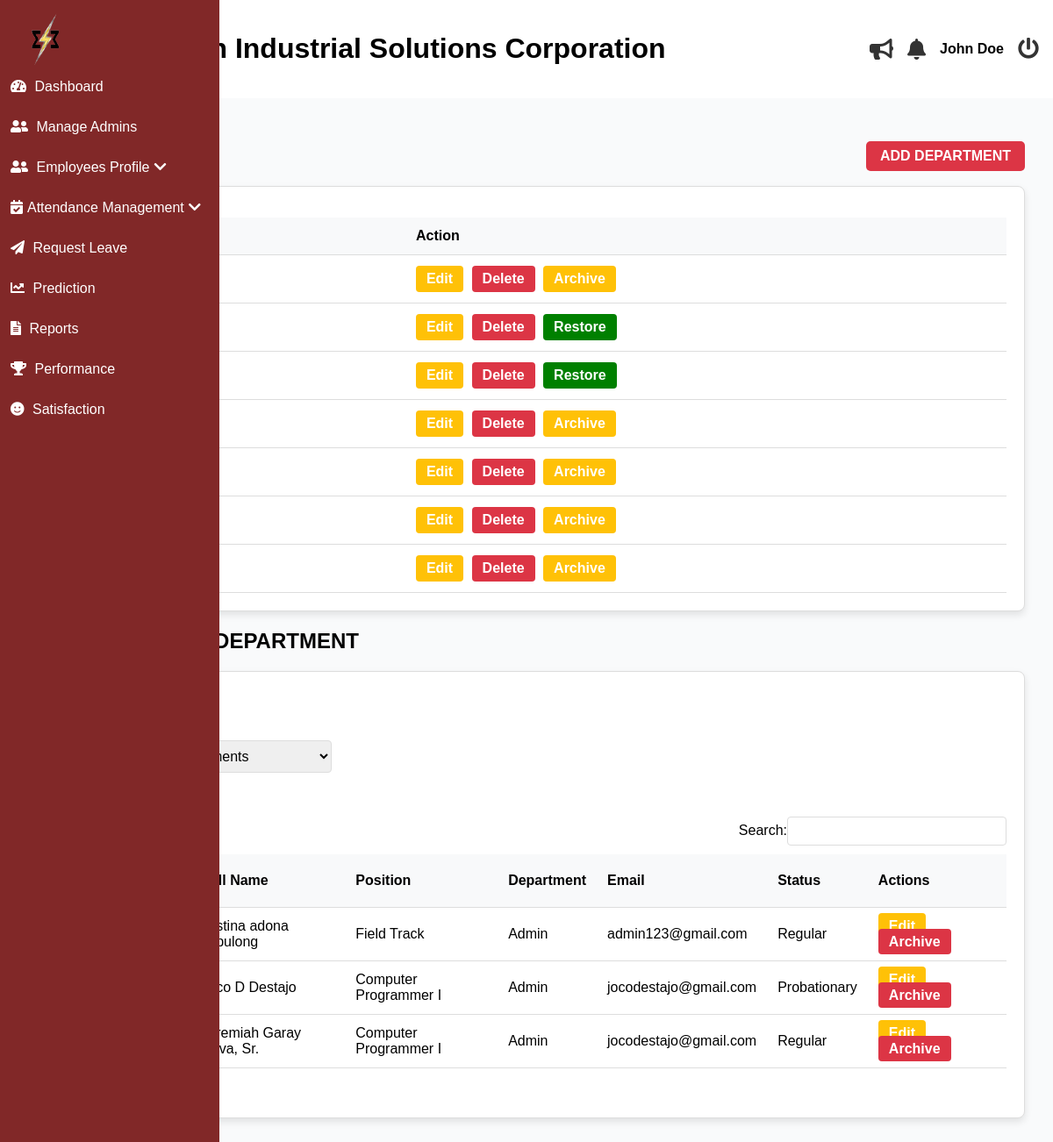
The app's page /superadmin/department.php (signed in), older data.
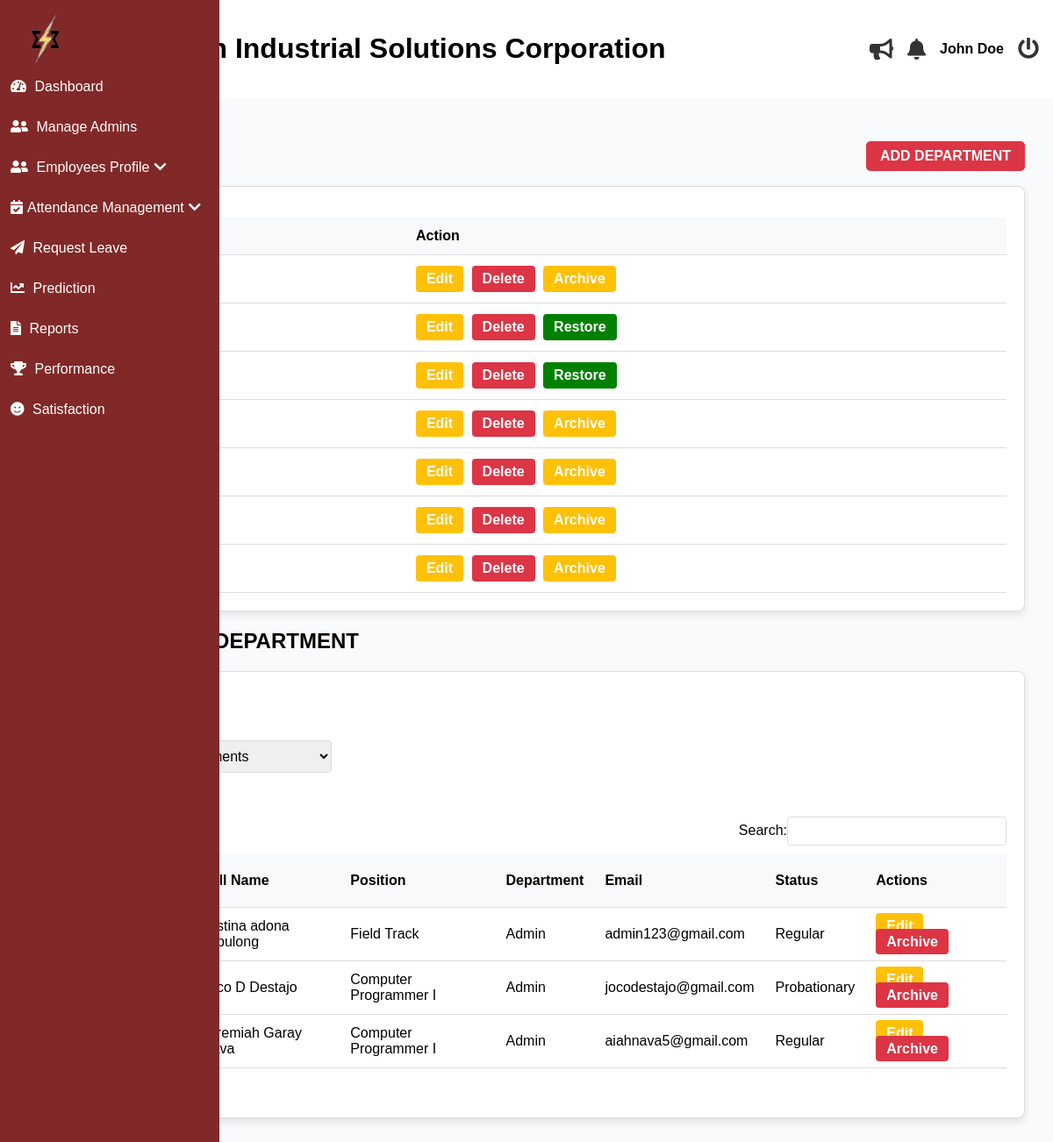
The same page, newer data.
### tables this page shows
CREATE TABLE `departments` (
  `id` int(11) NOT NULL,
  `dept_name` varchar(50) NOT NULL,
  `colors` varchar(32) NOT NULL,
  `is_archived` tinyint(1) NOT NULL
);

CREATE TABLE `employees` (
  `id` int(11) NOT NULL,
  `last_name` varchar(255) NOT NULL,
  `first_name` varchar(255) NOT NULL,
  `middle_name` varchar(255) NOT NULL,
  `suffix` varchar(255) NOT NULL,
  `gender` varchar(32) NOT NULL,
  `email` varchar(100) NOT NULL,
  `position` varchar(255) NOT NULL,
  `hire_date` date NOT NULL,
  `department` varchar(255) NOT NULL,
  `employment_status` varchar(255) NOT NULL,
  `employee_id` int(20) NOT NULL,
  `user_type` int(11) NOT NULL DEFAULT 2 COMMENT '1=admin, 2=staff, 3=super admin',
  `password` varchar(255) NOT NULL,
  `e_status` int(11) NOT NULL DEFAULT 1,
  `date_of_birth` date DEFAULT NULL,
  `age` varchar(32) NOT NULL,
  `contact_number` varchar(20) DEFAULT NULL,
  `perma_address` text DEFAULT NULL,
  `civil_status` varchar(10) DEFAULT NULL,
  `sss_number` varchar(15) DEFAULT NULL,
  `philhealth_number` varchar(15) DEFAULT NULL,
  `pagibig_number` varchar(15) DEFAULT NULL,
  `tin_number` varchar(15) DEFAULT NULL,
  `emergency_contact_name` varchar(50) DEFAULT NULL,
  `emergency_contact_number` varchar(15) DEFAULT NULL,
  `educational_background` enum('High School Graduate','Vocational Graduate','College Undergraduate','College Graduate','Postgraduate') DEFAULT NULL,
  `skills` text DEFAULT NULL,
  `username` varchar(255) NOT NULL,
  `sick_leave` int(11) NOT NULL DEFAULT 0,
  `vacation_leave` int(11) NOT NULL DEFAULT 0,
  `maternity_leave` int(11) NOT NULL DEFAULT 0,
  `paternity_leave` int(11) NOT NULL DEFAULT 0,
  `medical` mediumblob DEFAULT NULL,
  `tor` mediumblob DEFAULT NULL,
  `nbi_clearance` mediumblob DEFAULT NULL,
  `resume` mediumblob DEFAULT NULL,
  `prc` mediumblob DEFAULT NULL,
  `others` mediumblob DEFAULT NULL,
  `is_archived` tinyint(1) DEFAULT 0
);

### superadmin/department.php (the view, shortened to what the changed rows need)
<?php
    $conn = mysqli_connect('localhost', 'root', '', 'esetech');
    $sql = "SELECT * FROM employees WHERE is_archived = 0";
    $sql .= " ORDER BY last_name ASC";
    $result = mysqli_query($conn, $sql);
    include('header.php');
?>
<main class="main-content">
    <section id="dashboard">
        <div class="department-and-button">
            <h2 class="text-2xl font-bold mb-6">DEPARTMENTS</h2>
        </div>
        <div class="card">
        <table>
            <thead>
                <tr>
                    <th>Departments</th>
                    <th>Action</th>
                </tr>
            </thead>
            <tbody>
                <?php
                    $deptSql = "SELECT * FROM departments ORDER BY dept_name ASC";
                    $deptResult = mysqli_query($conn, $deptSql);
                    if ($deptResult) {
                        while ($row = mysqli_fetch_assoc($deptResult)) {
                ?>
                <tr>
                    <td class="dept-name"><?php echo $row['dept_name']; ?></td>
                    <td class="action-buttons">
                        <form method="POST" style="display:inline;">
                            <?php echo $row['is_archived'] == 0
                            ? "<button class='btn btn-warning' onclick='editDepartment(" . $row['id'] . ", \"" . $row['dept_name'] . "\"); return false;'>Edit</button>
                                <button name='delete_dept' class='btn btn-danger' onclick='return confirm(\"Are you sure you want to delete this department?\");'>Delete</button>
                                <button name='archive_name' class='btn btn-warning'>Archive</button>"
                            : "<button class='btn btn-warning' onclick='editDepartment(" . $row['id'] . ", \"" . $row['dept_name'] . "\"); return false;'>Edit</button>
                                <button name='delete_dept' class='btn btn-danger' onclick='return confirm(\"Are you sure you want to delete this department?\");'>Delete</button>
                                <button name='restore_name' class='btn btn-restore'>Restore</button>";
                            ?>
                        </form>
                    </td>
                </tr>
                <?php
                        }
                    }
                ?>
            </tbody>
        </table>
    </div>
        <h2 class="text-2xl font-bold mb-6">EMPLOYEES PER DEPARTMENT</h2>
        <div class="card">
            <div class="card-body">
                <table id="myTable" class="employee-table">
                    <thead>
                        <tr>
                            <th>No.</th>
                            <th>Employee ID</th>
                            <th>Full Name</th>
                            <th>Position</th>
                            <th>Department</th>
                            <th>Email</th>
                            <th>Status</th>
                            <th>Actions</th>
                        </tr>
                    </thead>
                    <tbody>
                        <?php
                            $counter = 1;
                            while ($employee = mysqli_fetch_assoc($result)):
                        ?>
                            <tr>
                                <td><?php echo $counter++; ?></td>
                                <td class="employee_id_display"><?php echo $employee['employee_id']; ?></td>
                                <td>
                                    <?php
                                        $full_name = trim($employee['first_name'] . ' ' . $employee['middle_name'] . ' ' . $employee['last_name']);
                                        if (!empty($employee['suffix'])) {
                                            $full_name .= ', ' . $employee['suffix'];
                                        }
                                        echo $full_name;
                                    ?>
                                </td>
                                <td><?php echo $employee['position']; ?></td>
                                <td><?php echo $employee['department']; ?></td>
                                <td><?php echo $employee['email']; ?></td>
                                <td><?php echo $employee['employment_status']; ?></td>
                                <td class="action-buttons">
                                    <a href="./edit_employee?id=<?php echo $employee['id']; ?>" class="btn btn-warning">Edit</a>
                                    <a href="?delete_id=<?php echo $employee['id']; ?>" class="btn btn-danger"
                                       onclick="return confirm('Are you sure you want to Archive this employee?');">Archive</a>
                                </td>
                            </tr>
                        <?php endwhile; ?>
                    </tbody>
                </table>
            </div>
        </div>
    </section>
</main>
<?php include('footer.php'); ?>

Row changes from the older to the newer data that the page shows:
removed employees: full_name "Jeremiah Garay Nava, Sr.", position "Computer Programmer I", department "Admin", email "jocodestajo@gmail.com", employment_status "Regular"
added employees: full_name "Jeremiah Garay…", position "Computer Programmer I", department "Admin", email "aiahnava5@gmail.com", employment_status "Regular"
